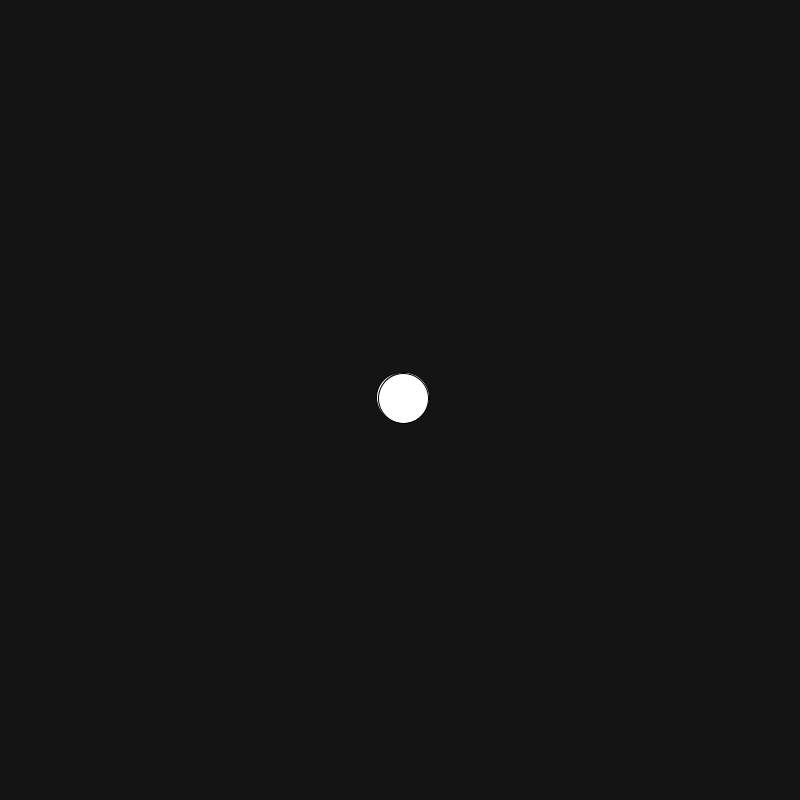
Frame 1 (no input)
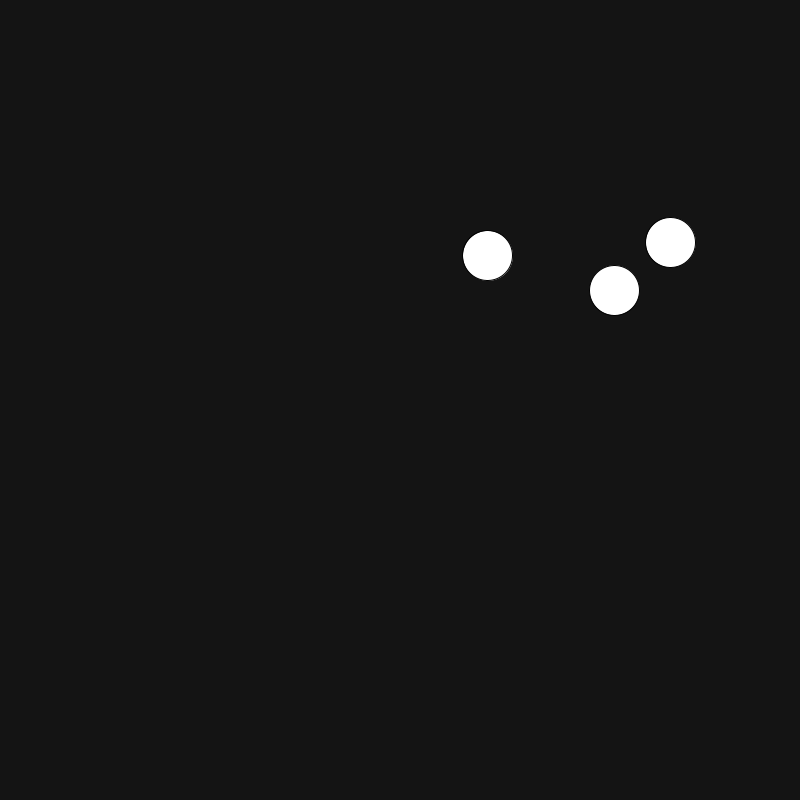
Frame 60 (the mouse pressed at the canvas centre just before this capture)
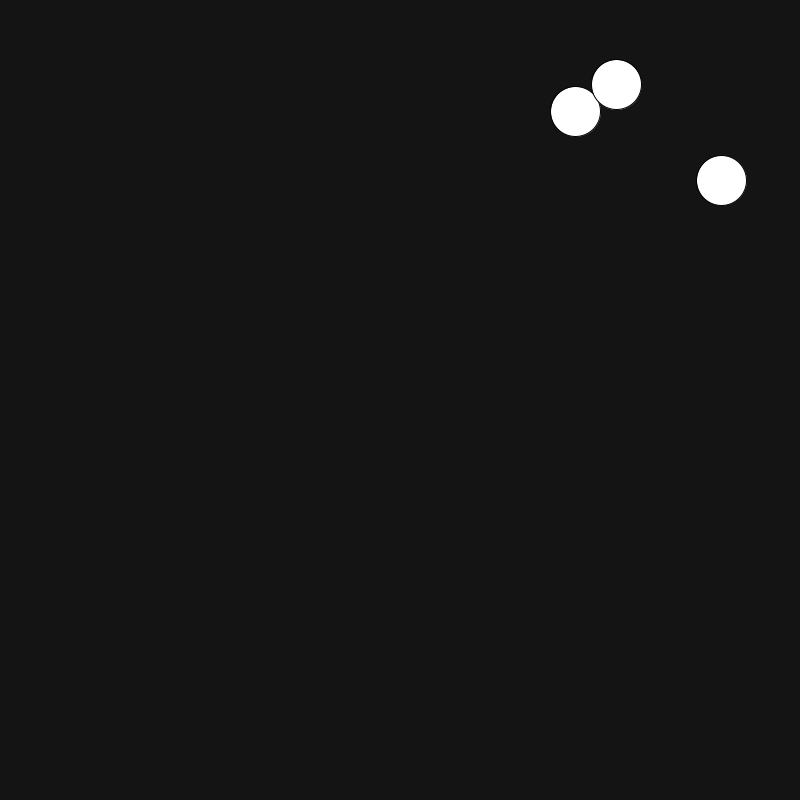
Frame 120 (the mouse held since frame 60 and released just before this capture)

The Processing sketch that drew these frames (run headless with seeded random() and noise(); from frame 60 on, the mouse is pressed at the canvas centre):

// Processing sketch: w06_05_ballClass
// ── w06_05_ballClass.pde
Ball myBall1;
Ball myBall2;
Ball myBall3;

void setup() {
  size(800, 800);

  myBall1 = new Ball();
  myBall2 = new Ball();
  myBall3 = new Ball();
}

void draw() {
  background(20);
  myBall1.update();
  myBall1.display();
  
  myBall2.update();
  myBall2.display();
  
  myBall3.update();
  myBall3.display();
}

class Ball {
  float x, y;
  float dx, dy;
  float s;

  // this function is called a constructor. 
  // it is called when a new Ball object is created.
  Ball() { 
    x = width/2;
    y = height/2;
    dx = random(-5, 5);
    dy = random(-5, 5);
    s = 50;
  }

  void display() {
    ellipse(x, y, s, s);
  }

  void update() {
    x += dx;
    y += dy;

    if (x > width - s/2 || x < s/2) {
      dx *= -1;
    }
    if (y > height - s/2 || y < s/2) {
      dy *= -1;
    }
  }
}
